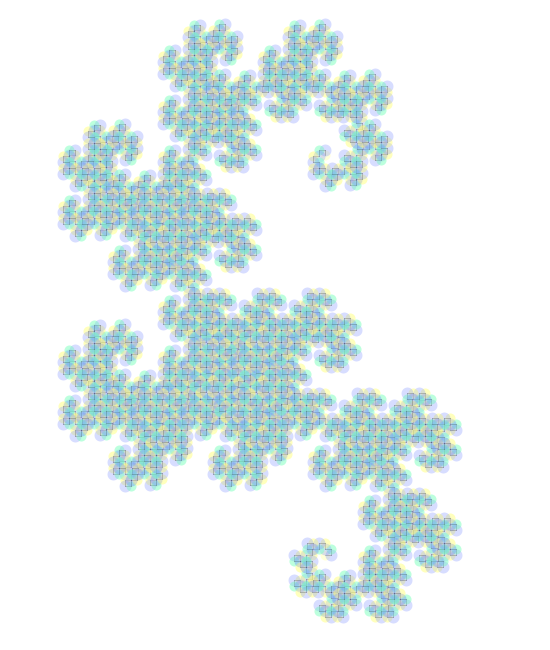
Frame 1 (no input)
Frame 60 (the mouse pressed at the canvas centre just before this capture): identical to frame 1, image omitted
Frame 120 (the mouse held since frame 60 and released just before this capture): identical to frame 1, image omitted

The Processing sketch that drew this single still picture (run headless with seeded random() and noise(); from frame 60 on, the mouse is pressed at the canvas centre):

// Processing sketch: processing_178978
// ── processing_178978.pde

int r = 400;

int Ax;
int Ay;
int Bx;
int By;

void setup() {
  size(550, 650);
  colorMode(HSB, 360, 100, 100);
  background(360);

  Ax = width/2;
  Ay = height/2 - r/2;
  Bx = width/2;
  By = height/2 + r/2;
}

void draw() {
  background(360);


  drawDragon(Ax+50, Ay+30, Bx+50, By+30, 11);
}

void drawDragon(int Ax, int Ay, int Bx, int By, int num) {
  int alp = 80;
  int st_w = 10;

  int xx = Bx - Ax;
  int yy = -(By - Ay);

  int Cx = Ax + (xx+yy)/2;
  int Cy = By + (xx+yy)/2;

  if (num <= 0) {
    strokeWeight(st_w);
    stroke(60, 50, 100, alp);
    point(Ax, Ay);

    stroke(150, 50, 100, alp);
    point(Bx, By);

    strokeWeight(st_w*1.2);
    stroke(230, 50, 100, alp);
    point(Cx, Cy);

    strokeWeight(1);
    stroke(0, 50);
    line(Ax, Ay, Cx, Cy);
    line(Bx, By, Cx, Cy);
  } else {
    drawDragon(Ax, Ay, Cx, Cy, num-1);
    drawDragon(Bx, By, Cx, Cy, num-1);
  }
}

void mousePressed() {  
  save(nf(month(), 2) + nf(day(), 2) + nf(hour(), 2) + nf(minute(), 2) + nf(second(), 2) + ".png");
}
